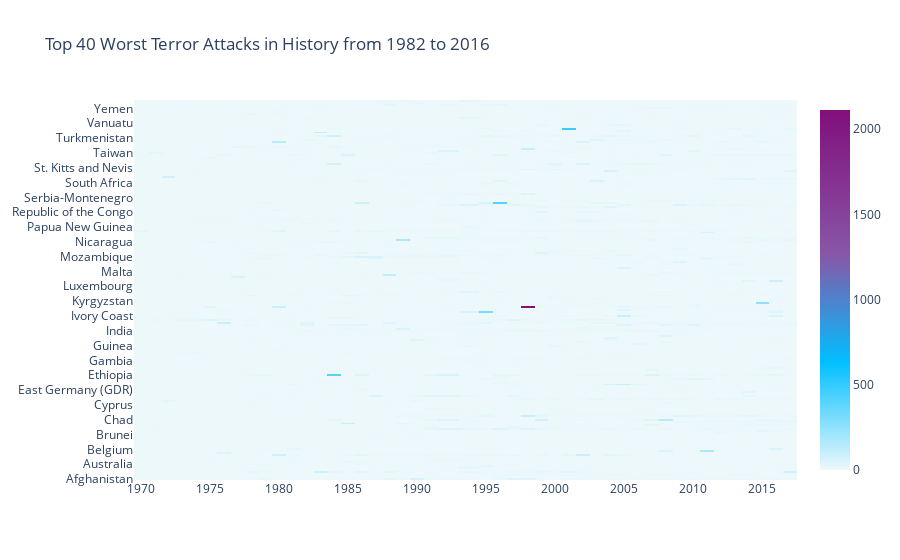

Notebook source saved alongside this figure:
### Code cell
import plotly.offline as py
py.init_notebook_mode(connected=True)
import plotly.graph_objs as go
colorscale = [[0, '#edf8fb'], [.3, '#00BFFF'],  [.6, '#8856a7'],  [1, '#810f7c']]
heatmap = go.Heatmap(z=heat.values, x=heat.columns, y=heat.index, colorscale=colorscale)
data = [heatmap]
layout = go.Layout(
    title='Top 40 Worst Terror Attacks in History from 1982 to 2016',
    xaxis = dict(ticks='', nticks=20),
    yaxis = dict(ticks='')
)
fig = go.Figure(data=data, layout=layout)
py.iplot(fig, filename='heatmap',show_link=False)

### Figure 1 — Plotly figure (JSON) as saved in the notebook; plotly's stock layout.template omitted (floating-point values rounded to 4 significant figures; data arrays with more than 128 entries replaced by an {"elided": "..."} marker saying what was removed)
{"data": [{"colorscale": [[0, "#edf8fb"], [0.3, "#00BFFF"], [0.6, "#8856a7"], [1, "#810f7c"]], "type": "heatmap", "x": [1970, 1971, 1972, 1973, 1974, 1975, 1976, 1977, 1978, 1979, 1980, 1981, 1982, 1983, 1984, 1985, 1986, 1987, 1988, 1989, 1990, 1991, 1992, 1994, 1995, 1996, 1997, 1998, 1999, 2000, 2001, 2002, 2003, 2004, 2005, 2006, 2007, 2008, 2009, 2010, 2011, 2012, 2013, 2014, 2015, 2016, 2017], "y": {"elided": "205 str values"}, "z": {"elided": "205x47 float values"}}], "layout": {"title": {"text": "Top 40 Worst Terror Attacks in History from 1982 to 2016"}, "xaxis": {"nticks": 20, "ticks": ""}, "yaxis": {"ticks": ""}}}
